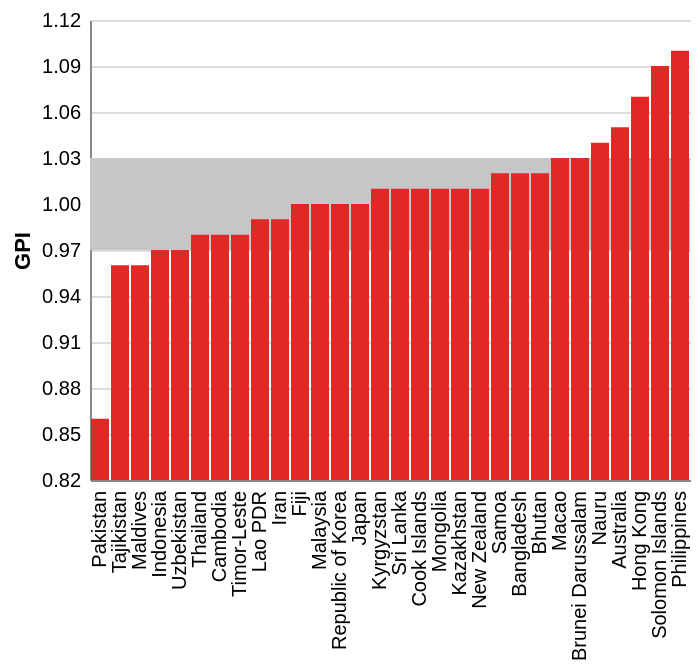

Here is the Vega-Lite specification saved for this chart:
### Vega-Lite specification from a JSON file in a GitHub repository (floating-point values rounded to 4 significant figures)
{"$schema": "https://vega.github.io/schema/vega-lite/v5.json", "view": {"stroke": "transparent"}, "height": 230, "width": 300, "layer": [{"data": {"values": [{"y1": 0.97, "y2": 1.03}]}, "mark": {"type": "rect", "color": "rgb(198,198,198)"}, "encoding": {"y": {"field": "y1", "type": "quantitative", "scale": {"domain": [0.82, 1.12], "clamp": true}}, "y2": {"field": "y2"}}}, {"mark": {"type": "bar", "color": "rgb(225,40,38)"}, "encoding": {"x": {"field": "country", "type": "nominal", "axis": {"ticks": false, "labelPadding": 5, "title": null}, "sort": "y"}, "y": {"field": "value", "type": "quantitative", "axis": {"title": "GPI", "ticks": false, "labelPadding": 5, "values": [0.82, 0.85, 0.88, 0.91, 0.94, 0.97, 1, 1.03, 1.06, 1.09, 1.12], "tickCount": 12}, "scale": {"domain": [0.82, 1.12], "clamp": true}}}}], "data": {"values": [{"country": "Pakistan", "iso3": "PAK", "value": 0.86}, {"country": "Tajikistan", "iso3": "TJK", "value": 0.96}, {"country": "Maldives", "iso3": "MDV", "value": 0.96}, {"country": "Indonesia", "iso3": "IDN", "value": 0.97}, {"country": "Uzbekistan", "iso3": "UZB", "value": 0.97}, {"country": "Thailand", "iso3": "THA", "value": 0.98}, {"country": "Cambodia", "iso3": "KHM", "value": 0.98}, {"country": "Timor-Leste", "iso3": "TLS", "value": 0.98}, {"country": "Lao PDR", "iso3": "LAO", "value": 0.99}, {"country": "Iran", "iso3": "IRN", "value": 0.99}, {"country": "Fiji", "iso3": "FJI", "value": 1}, {"country": "Malaysia", "iso3": "MYS", "value": 1}, {"country": "Republic of Korea", "iso3": "KOR", "value": 1}, {"country": "Japan", "iso3": "JPN", "value": 1}, {"country": "Kyrgyzstan", "iso3": "KGZ", "value": 1.01}, {"country": "Sri Lanka", "iso3": "LKA", "value": 1.01}, {"country": "Cook Islands", "iso3": "COK", "value": 1.01}, {"country": "Mongolia", "iso3": "MNG", "value": 1.01}, {"country": "Kazakhstan", "iso3": "KAZ", "value": 1.01}, {"country": "New Zealand", "iso3": "NZL", "value": 1.01}, {"country": "Samoa", "iso3": "WSM", "value": 1.02}, {"country": "Bangladesh", "iso3": "BGD", "value": 1.02}, {"country": "Bhutan", "iso3": "BTN", "value": 1.02}, {"country": "Macao", "iso3": "MAC", "value": 1.03}, {"country": "Brunei Darussalam", "iso3": "BRN", "value": 1.03}, {"country": "Nauru", "iso3": "NRU", "value": 1.04}, {"country": "Australia", "iso3": "AUS", "value": 1.05}, {"country": "Hong Kong", "iso3": "HKG", "value": 1.07}, {"country": "Solomon Islands", "iso3": "SLB", "value": 1.09}, {"country": "Philippines", "iso3": "PHL", "value": 1.1}]}}
